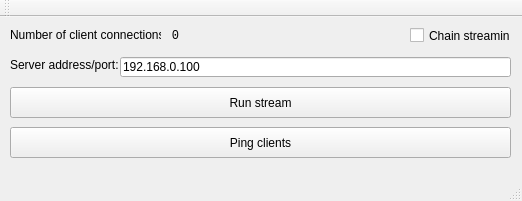
<?xml version="1.0" encoding="UTF-8"?>
<ui version="4.0">
 <class>MainWindow</class>
 <widget class="QMainWindow" name="MainWindow">
  <property name="geometry">
   <rect>
    <x>0</x>
    <y>0</y>
    <width>522</width>
    <height>201</height>
   </rect>
  </property>
  <property name="windowTitle">
   <string>MainWindow</string>
  </property>
  <widget class="QWidget" name="centralWidget">
   <widget class="QLineEdit" name="connectionInfoLine">
    <property name="geometry">
     <rect>
      <x>120</x>
      <y>40</y>
      <width>391</width>
      <height>20</height>
     </rect>
    </property>
    <property name="text">
     <string>192.168.0.100</string>
    </property>
   </widget>
   <widget class="QLabel" name="label">
    <property name="geometry">
     <rect>
      <x>10</x>
      <y>40</y>
      <width>111</width>
      <height>16</height>
     </rect>
    </property>
    <property name="text">
     <string>Server address/port:</string>
    </property>
   </widget>
   <widget class="QPushButton" name="pingCLientsButton">
    <property name="geometry">
     <rect>
      <x>10</x>
      <y>110</y>
      <width>501</width>
      <height>31</height>
     </rect>
    </property>
    <property name="text">
     <string>Ping clients</string>
    </property>
   </widget>
   <widget class="QPushButton" name="startStream">
    <property name="geometry">
     <rect>
      <x>10</x>
      <y>70</y>
      <width>501</width>
      <height>31</height>
     </rect>
    </property>
    <property name="text">
     <string>Run stream</string>
    </property>
   </widget>
   <widget class="QLabel" name="numConnections">
    <property name="geometry">
     <rect>
      <x>160</x>
      <y>11</y>
      <width>31</width>
      <height>16</height>
     </rect>
    </property>
    <property name="font">
     <font>
      <family>Consolas</family>
     </font>
    </property>
    <property name="text">
     <string>0</string>
    </property>
    <property name="alignment">
     <set>Qt::AlignCenter</set>
    </property>
   </widget>
   <widget class="QLabel" name="connCounterLabel">
    <property name="geometry">
     <rect>
      <x>10</x>
      <y>10</y>
      <width>151</width>
      <height>16</height>
     </rect>
    </property>
    <property name="text">
     <string>Number of client connections:</string>
    </property>
   </widget>
   <widget class="QCheckBox" name="chainCheckBox">
    <property name="geometry">
     <rect>
      <x>410</x>
      <y>10</y>
      <width>100</width>
      <height>17</height>
     </rect>
    </property>
    <property name="layoutDirection">
     <enum>Qt::LeftToRight</enum>
    </property>
    <property name="autoFillBackground">
     <bool>false</bool>
    </property>
    <property name="text">
     <string>Chain streaming</string>
    </property>
   </widget>
  </widget>
  <widget class="QMenuBar" name="menuBar">
   <property name="geometry">
    <rect>
     <x>0</x>
     <y>0</y>
     <width>522</width>
     <height>21</height>
    </rect>
   </property>
  </widget>
  <widget class="QToolBar" name="mainToolBar">
   <attribute name="toolBarArea">
    <enum>TopToolBarArea</enum>
   </attribute>
   <attribute name="toolBarBreak">
    <bool>false</bool>
   </attribute>
  </widget>
  <widget class="QStatusBar" name="statusBar"/>
 </widget>
 <layoutdefault spacing="6" margin="11"/>
 <resources/>
 <connections/>
</ui>
